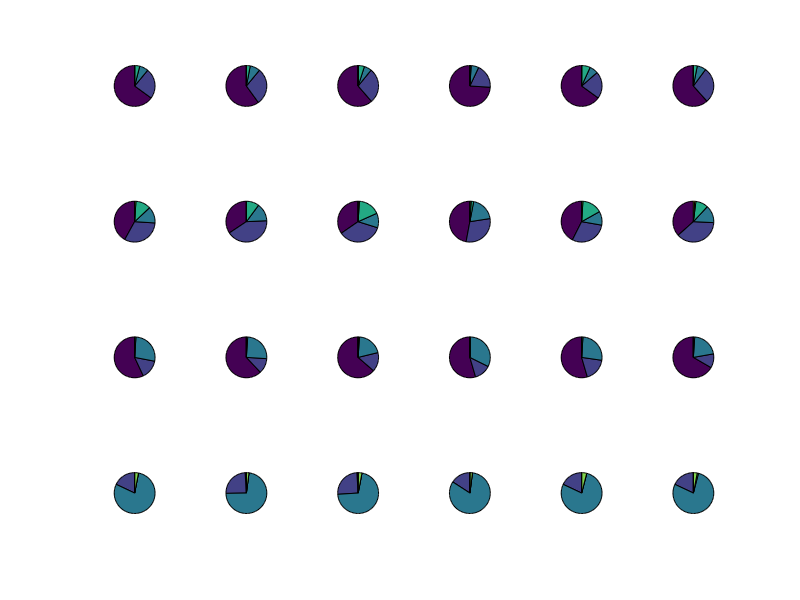

Source code (MATLAB):
% 1st line source term POC
% 2nd line sequestration term POC
% 3rd line source term respi
% 4th line sequestration term respi

%COLUMNS: all / NA / NP / ST / T / SO

PASo = 10*[0.65 0.24 0.07 0.04 10^-4 10^-4];% POC - all - source
PNASo = 10*[0.6 0.29 0.08 0.03 10^-4 10^-4]; % POC - NA - source
PNPSo = 10*[0.62 0.28 0.06 0.05 10^-4 10^-4]; % POC - NP - source
PSTSo = 10*[0.74 0.19 0.06 0.01 10^-4 10^-4]; % POC - ST - source
PTSo = 10*[0.67 0.22 0.07 0.07 10^-4 10^-4]; % POC - T - source
PSOSo = 10*[0.61 0.28 0.07 0.03 10^-4 10^-4]; % POC - SO - source

PASe = 10*[0.42 0.32 0.13 0.12 0.01 10^-4]; % POC - all - sequestration
PNASe = 10*[0.34 0.41 0.14 0.10 10^-4 10^-4]; % POC - NA - sequestration
PNPSe = 10*[0.36 0.37 0.12 0.18 0.01 10^-4]; % POC - NP - sequestration
PSTSe = 10*[0.48 0.31 0.20 0.02 0.01 10^-4]; % POC - ST - sequestration
PTSe = 10*[0.43 0.30 0.11 0.16 0.01 10^-4]; % POC - T - sequestration
PSOSe = 10*[0.37 0.38 0.14 0.10 0.01 0.01]; % POC - SO - sequestration


RASo = 10*[0.57 0.15 0.27 0.01 10^-4 10^-4];% respi - all - source
RNASo = 10*[0.62 0.12 0.25 0.01 10^-4 10^-4]; % respi - NA - source
RNPSo = 10*[0.63 0.15 0.2 0.01 10^-4 10^-4]; % respi - NP - source
RSTSo = 10*[0.54 0.13 0.32 10^-4 10^-4 10^-4]; % respi - ST - source
RTSo = 10*[0.54 0.18 0.26 0.01 10^-4 10^-4]; % respi - T - source
RSOSo = 10*[0.66 0.11 0.21 0.01 10^-4 10^-4]; % respi - SO - source

RASe = 10*[10^-4 0.18 0.79 10^-4 0.03 10^-4]; % respi - all - sequestration
RNASe = 10*[0.01 0.24 0.72 1e-4 0.02 10^-4]; % respi - NA - sequestration
RNPSe = 10*[0.01 0.25 0.71 10^-4 0.03 10^-4]; % respi - NP - sequestration
RSTSe = 10*[10^-4 0.16 0.83 10^-4 0.02 10^-4]; % respi - ST - sequestration
RTSe = 10*[10^-4 0.18 0.78 10^-4 0.04 10^-4]; % respi - T - sequestration
RSOSe = 10*[10^-4 0.18 0.78 0.01 0.03 10^-4]; % respi - SO - sequestration

%%%%%%%%%%%%%%%%%%%%%%%%%%%%%%%%%%%%%%%%%%

subplot(4,6,1) 
p = pie(PASo);
delete(findobj(p,'Type','text'))

subplot(4,6,2) 
p = pie(PNASo);
delete(findobj(p,'Type','text'))

subplot(4,6,3) 
p = pie(PNPSo);
delete(findobj(p,'Type','text'))

subplot(4,6,4) 
p = pie(PSTSo);
delete(findobj(p,'Type','text'))

subplot(4,6,5) 
p = pie(PTSo);
delete(findobj(p,'Type','text'))

subplot(4,6,6) 
p = pie(PSOSo);
delete(findobj(p,'Type','text'))

%%%%%%%%%%%%%%%%%%%%%%%%%%%%%%%%%%%%%%%

subplot(4,6,7) 
p = pie(PASe);
delete(findobj(p,'Type','text'))

subplot(4,6,8) 
p = pie(PNASe);
delete(findobj(p,'Type','text'))

subplot(4,6,9) 
p = pie(PNPSe);
delete(findobj(p,'Type','text'))

subplot(4,6,10) 
p = pie(PSTSe);
delete(findobj(p,'Type','text'))

subplot(4,6,11) 
p = pie(PTSe);
delete(findobj(p,'Type','text'))

subplot(4,6,12) 
p = pie(PSOSe);
delete(findobj(p,'Type','text'))

%%%%%%%%%%%%%%%%%%%%%%%%%%%%%%%%%%%%%%%%

subplot(4,6,13) 
p = pie(RASo);
delete(findobj(p,'Type','text'))

subplot(4,6,14) 
p = pie(RNASo);
delete(findobj(p,'Type','text'))

subplot(4,6,15) 
p = pie(RNPSo);
delete(findobj(p,'Type','text'))

subplot(4,6,16) 
p = pie(RSTSo);
delete(findobj(p,'Type','text'))

subplot(4,6,17) 
p = pie(RTSo);
delete(findobj(p,'Type','text'))

subplot(4,6,18) 
p = pie(RSOSo);
delete(findobj(p,'Type','text'))

%%%%%%%%%%%%%%%%%%%%%%%%%%%%%%%%%%%%%%%

subplot(4,6,19) 
p = pie(RASe);
delete(findobj(p,'Type','text'))

subplot(4,6,20) 
p = pie(RNASe);
delete(findobj(p,'Type','text'))

subplot(4,6,21) 
p = pie(RNPSe);
delete(findobj(p,'Type','text'))

subplot(4,6,22) 
p = pie(RSTSe);
delete(findobj(p,'Type','text'))

subplot(4,6,23) 
p = pie(RTSe);
delete(findobj(p,'Type','text'))

subplot(4,6,24) 
p = pie(RSOSe);
delete(findobj(p,'Type','text'))




